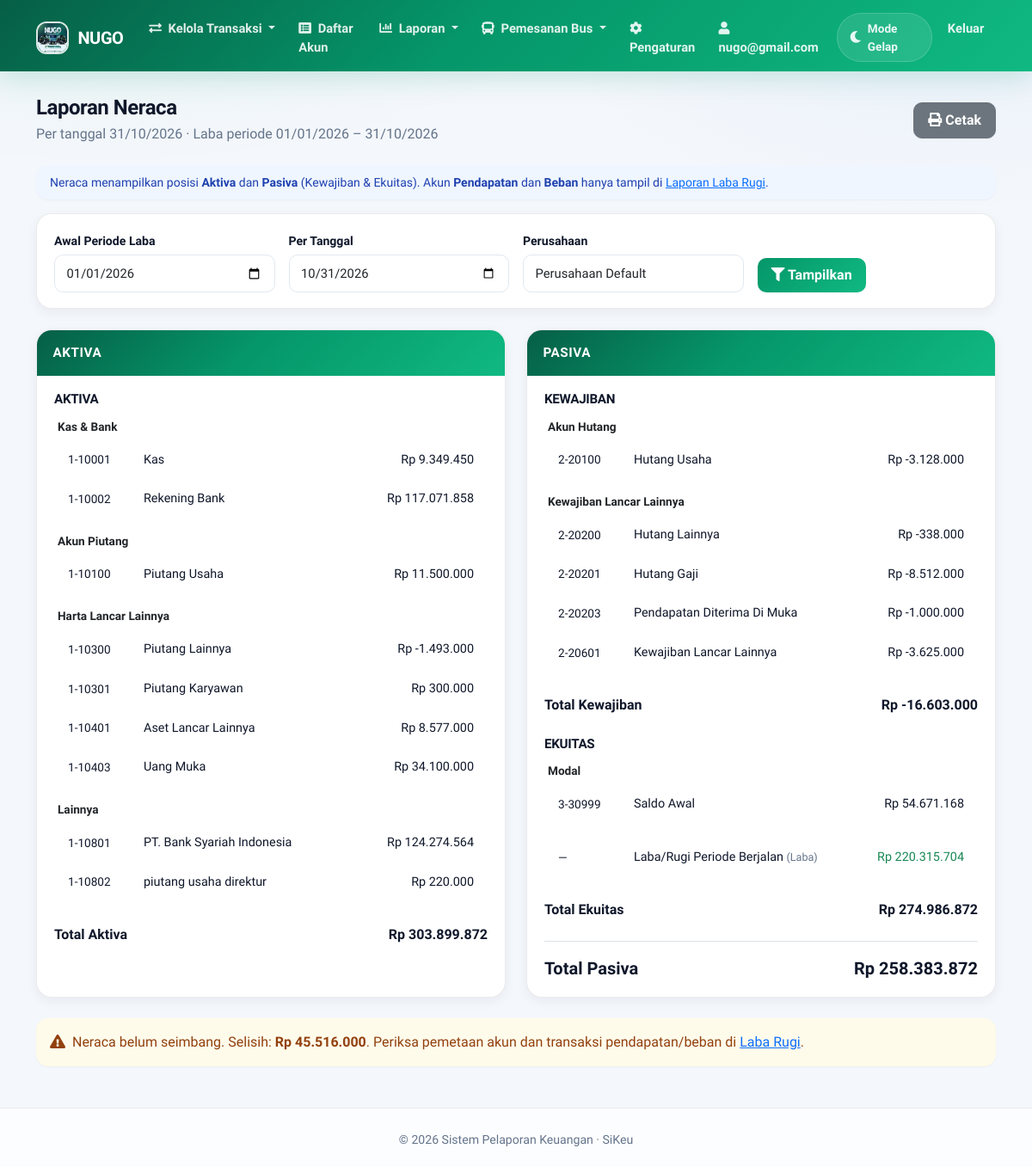
/laporan/neraca.php (signed in), run on an earlier commit of the app's database.
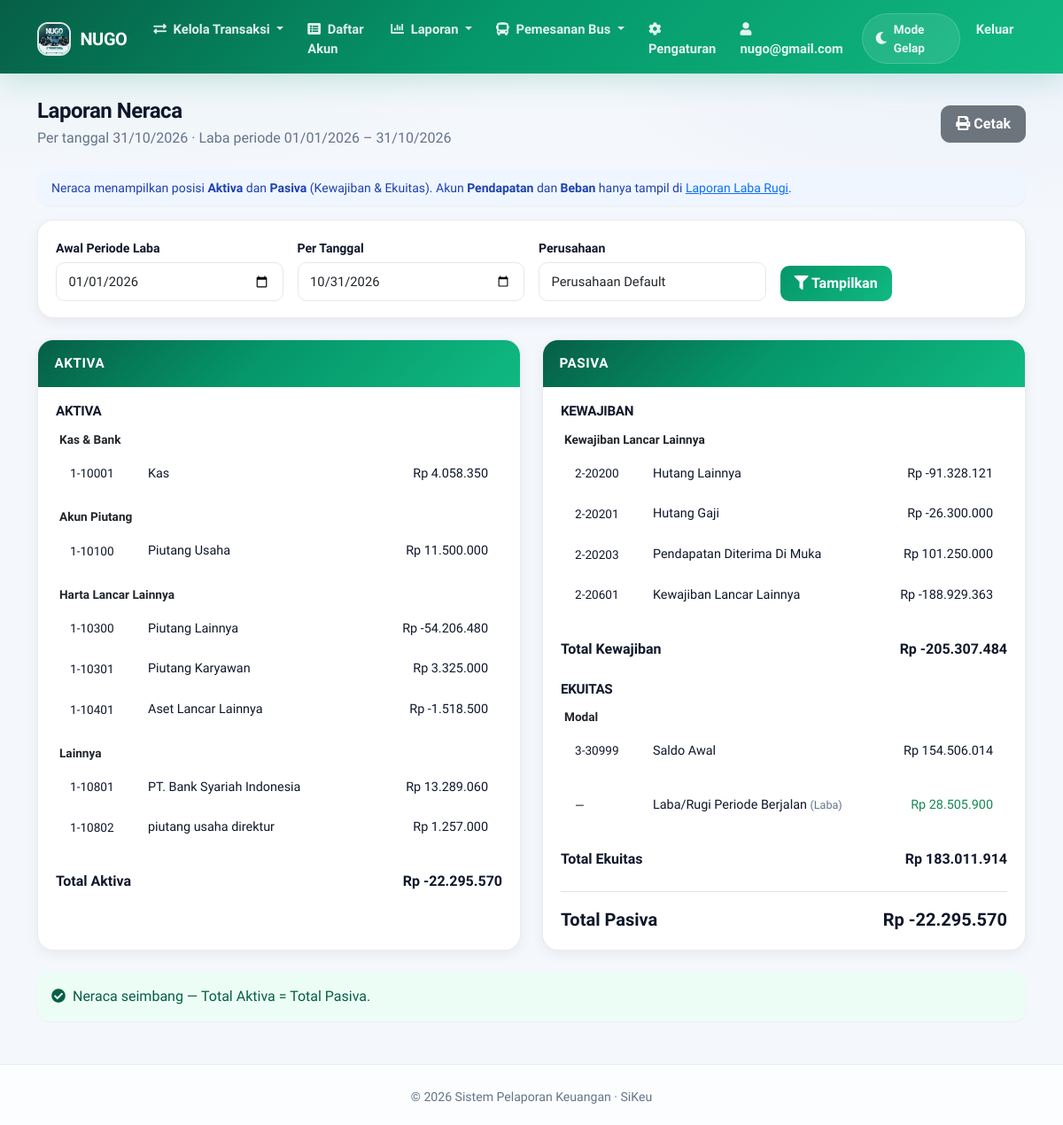
And on a later commit of the database.
### tables this page shows
CREATE TABLE `akun` (
  `id` int(11) NOT NULL,
  `kode_akun` varchar(10) NOT NULL,
  `nama_akun` varchar(100) NOT NULL,
  `kategori` enum('aktiva','pasiva','modal','pendapatan','beban') NOT NULL,
  `sub_kategori` varchar(250) NOT NULL,
  `tipe_akun` enum('debit','kredit') NOT NULL,
  `saldo` decimal(15,2) NOT NULL,
  `deskripsi` text DEFAULT NULL,
  `created_at` timestamp NOT NULL DEFAULT current_timestamp(),
  `id_perusahaan` int(11) DEFAULT NULL
);

### config/functions.php (called while the page is built, shortened)
<?php
function formatRupiah($angka)
{
    return 'Rp ' . number_format($angka, 0, ',', '.');
}
function getLabaRugiPeriode($db, $tanggal_awal, $tanggal_akhir, $id_perusahaan)
{
    $sql_mutasi = "SELECT
        a.kode_akun,
        a.nama_akun,
        a.kategori,
        COALESCE(SUM(
            CASE
                WHEN a.tipe_akun = 'debit' THEN
                    CASE WHEN t.id_akun_debit = a.id THEN t.jumlah ELSE 0 END -
                    CASE WHEN t.id_akun_kredit = a.id THEN t.jumlah ELSE 0 END
                ELSE
                    CASE WHEN t.id_akun_kredit = a.id THEN t.jumlah ELSE 0 END -
                    CASE WHEN t.id_akun_debit = a.id THEN t.jumlah ELSE 0 END
            END
        ), 0) AS jumlah
    FROM akun a
    LEFT JOIN transaksi t ON (a.id = t.id_akun_debit OR a.id = t.id_akun_kredit)
        AND t.tanggal BETWEEN ? AND ?
        AND t.id_perusahaan = ?
    WHERE a.kategori IN ('pendapatan', 'beban')
      AND a.id_perusahaan = ?
    GROUP BY a.id, a.kode_akun, a.nama_akun, a.kategori
    ORDER BY a.kode_akun ASC";
    $stmt = $db->prepare($sql_mutasi);
    $stmt->execute([$tanggal_awal, $tanggal_akhir, $id_perusahaan, $id_perusahaan]);
    $rows = $stmt->fetchAll(PDO::FETCH_ASSOC);
    $data_pendapatan = [];
    $data_beban = [];
    foreach ($rows as $row) {
        if (abs((float) $row['jumlah']) < 0.005) {
            continue;
        }
        $item = [
            'kode_akun' => $row['kode_akun'],
            'nama_akun' => $row['nama_akun'],
            'jumlah' => (float) $row['jumlah'],
        ];
        if ($row['kategori'] === 'pendapatan') {
            $data_pendapatan[] = $item;
        } else {
            $data_beban[] = $item;
        }
    }
    $total_pendapatan = array_sum(array_column($data_pendapatan, 'jumlah'));
    $total_beban = array_sum(array_column($data_beban, 'jumlah'));
    return [
        'pendapatan' => $data_pendapatan,
        'beban' => $data_beban,
        'total_pendapatan' => $total_pendapatan,
        'total_beban' => $total_beban,
        'laba_bersih' => $total_pendapatan - $total_beban,
    ];
}
function groupAkunBySubKategori(array $accounts)
{
    $grouped = [];
    foreach ($accounts as $account) {
        $sub = $account['sub_kategori'] ?: 'Lainnya';
        $grouped[$sub][] = $account;
    }
    return $grouped;
}
function getNeracaData($db, $tanggal_akhir, $id_perusahaan, $tanggal_awal_laba = null)
{
    $sql = "SELECT
                a.id,
                a.kode_akun,
                a.nama_akun,
                a.kategori,
                a.sub_kategori,
                a.tipe_akun,
                COALESCE(SUM(CASE WHEN t.id_akun_debit = a.id THEN t.jumlah ELSE 0 END), 0) AS total_debit,
                COALESCE(SUM(CASE WHEN t.id_akun_kredit = a.id THEN t.jumlah ELSE 0 END), 0) AS total_kredit
            FROM akun a
            LEFT JOIN transaksi t ON (a.id = t.id_akun_debit OR a.id = t.id_akun_kredit)
                AND t.tanggal <= ?
                AND t.id_perusahaan = ?
            WHERE a.id_perusahaan = ?
              AND a.kategori IN ('aktiva', 'pasiva', 'modal')
            GROUP BY a.id, a.kode_akun, a.nama_akun, a.kategori, a.sub_kategori, a.tipe_akun
            ORDER BY a.kode_akun ASC";
    $stmt = $db->prepare($sql);
    $stmt->execute([$tanggal_akhir, $id_perusahaan, $id_perusahaan]);
    $rows = $stmt->fetchAll(PDO::FETCH_ASSOC);
    $aktiva = [];
    $kewajiban = [];
    $ekuitas = [];
    foreach ($rows as $row) {
        $saldo = hitungMutasiAkun($row['total_debit'], $row['total_kredit'], $row['tipe_akun']);
        if (abs($saldo) < 0.005) {
            continue;
        }
        $item = [
            'kode_akun' => $row['kode_akun'],
            'nama_akun' => $row['nama_akun'],
            'sub_kategori' => $row['sub_kategori'],
            'saldo' => $saldo,
        ];
        if ($row['kategori'] === 'aktiva') {
            $aktiva[] = $item;
        } elseif ($row['kategori'] === 'pasiva') {
            $kewajiban[] = $item;
        } else {
            $ekuitas[] = $item;
        }
    }
    $laba_rugi = getLabaRugiPeriode($db, $tanggal_awal_laba, $tanggal_akhir, $id_perusahaan);
    $laba_bersih = $laba_rugi['laba_bersih'];
    $total_aktiva = array_sum(array_column($aktiva, 'saldo'));
    $total_kewajiban = array_sum(array_column($kewajiban, 'saldo'));
    $total_ekuitas_akun = array_sum(array_column($ekuitas, 'saldo'));
    $total_ekuitas = $total_ekuitas_akun + $laba_bersih;
    $total_pasiva = $total_kewajiban + $total_ekuitas;
    return [
        'aktiva' => $aktiva,
        'aktiva_grouped' => groupAkunBySubKategori($aktiva),
        'kewajiban' => $kewajiban,
        'kewajiban_grouped' => groupAkunBySubKategori($kewajiban),
        'ekuitas' => $ekuitas,
        'ekuitas_grouped' => groupAkunBySubKategori($ekuitas),
        'laba_bersih' => $laba_bersih,
        'tanggal_awal_laba' => $tanggal_awal_laba,
        'total_aktiva' => $total_aktiva,
        'total_kewajiban' => $total_kewajiban,
        'total_ekuitas_akun' => $total_ekuitas_akun,
        'total_ekuitas' => $total_ekuitas,
        'total_pasiva' => $total_pasiva,
        'seimbang' => abs($total_aktiva - $total_pasiva) < 0.01,
    ];
}
function hitungMutasiAkun($total_debit, $total_kredit, $tipe_akun)
{
    $total_debit = (float)$total_debit;
    $total_kredit = (float)$total_kredit;
    if ($tipe_akun === 'debit') {
        return $total_debit - $total_kredit;
    }
    return $total_kredit - $total_debit;
}

### laporan/neraca.php (the view, shortened to what the changed rows need)
<?php
require_once '../config/database.php';
require_once '../config/functions.php';
$tanggal_awal = isset($_GET['tanggal_awal']) ? $_GET['tanggal_awal'] : date('Y-01-01');
$tanggal_akhir = isset($_GET['tanggal_akhir']) ? $_GET['tanggal_akhir'] : date('Y-m-t');
$stmt_company = $db->prepare("SELECT default_company FROM users WHERE id = ?");
$stmt_company->execute([$_SESSION['user_id']]);
$user_data = $stmt_company->fetch();
$id_perusahaan = $user_data['default_company'];
$filter_perusahaan = $id_perusahaan;
$neraca = getNeracaData($db, $tanggal_akhir, $filter_perusahaan, $tanggal_awal);
include '../templates/header.php';
function renderNeracaGroup($title, $groups, $total_label, $total_value)
{
    ?>
    <div class="neraca-section mb-4">
        <?php if (empty($groups)): ?>
            <p class="text-muted small mb-2">Tidak ada saldo.</p>
        <?php else: ?>
            <?php foreach ($groups as $sub_kategori => $accounts): ?>
                <div class="neraca-subgroup mb-3">
                    <div class="neraca-subgroup-title"><?= htmlspecialchars($sub_kategori) ?></div>
                    <table class="table table-sm table-borderless neraca-table mb-0">
                        <tbody>
                            <?php foreach ($accounts as $account): ?>
                                <tr>
                                    <td class="neraca-kode"><?= htmlspecialchars($account['kode_akun']) ?></td>
                                    <td><?= htmlspecialchars($account['nama_akun']) ?></td>
                                    <td class="text-end"><?= formatRupiah($account['saldo']) ?></td>
                                </tr>
                            <?php endforeach; ?>
                        </tbody>
                    </table>
                </div>
            <?php endforeach; ?>
        <?php endif; ?>
        <div class="neraca-total-row d-flex justify-content-between fw-bold">
            <span><?= htmlspecialchars($total_label) ?></span>
            <span><?= formatRupiah($total_value) ?></span>
        </div>
    </div>
    <?php
}
?>
<div class="container mt-4">
    <div class="d-flex justify-content-between align-items-center mb-4">
        <div>
            <h2 class="mb-1">Laporan Neraca</h2>
        </div>
        <button onclick="window.print()" class="btn btn-secondary">
        </button>
    </div>
    <div class="alert alert-info py-2">
        <small>
        </small>
    </div>
    <div class="card mb-4">
        <div class="card-body">
        </div>
    </div>
    <div class="row g-4">
        <div class="col-lg-6">
            <div class="card h-100 neraca-card">
                <div class="card-body">
                    <?php renderNeracaGroup('Aktiva', $neraca['aktiva_grouped'], 'Total Aktiva', $neraca['total_aktiva']); ?>
                </div>
            </div>
        </div>
        <div class="col-lg-6">
            <div class="card h-100 neraca-card">
                <div class="card-body">
                    <div class="neraca-section mb-4">
                        <?php if (!empty($neraca['ekuitas_grouped'])): ?>
                            <?php foreach ($neraca['ekuitas_grouped'] as $sub_kategori => $accounts): ?>
                                <div class="neraca-subgroup mb-3">
                                    <div class="neraca-subgroup-title"><?= htmlspecialchars($sub_kategori) ?></div>
                                    <table class="table table-sm table-borderless neraca-table mb-0">
                                        <tbody>
                                            <?php foreach ($accounts as $account): ?>
                                                <tr>
                                                    <td class="neraca-kode"><?= htmlspecialchars($account['kode_akun']) ?></td>
                                                    <td><?= htmlspecialchars($account['nama_akun']) ?></td>
                                                    <td class="text-end"><?= formatRupiah($account['saldo']) ?></td>
                                                </tr>
                                            <?php endforeach; ?>
                                        </tbody>
                                    </table>
                                </div>
                            <?php endforeach; ?>
                        <?php endif; ?>
                        <?php if ($neraca['laba_bersih'] != 0): ?>
                            <table class="table table-sm table-borderless neraca-table mb-3">
                                <tbody>
                                    <tr>
                                        <td class="neraca-kode">—</td>
                                        <td>
                                            Laba/Rugi Periode Berjalan
                                            <span class="text-muted small">(<?= $neraca['laba_bersih'] >= 0 ? 'Laba' : 'Rugi' ?>)</span>
                                        </td>
                                        <td class="text-end <?= $neraca['laba_bersih'] >= 0 ? 'text-success' : 'text-danger' ?>">
                                            <?= formatRupiah($neraca['laba_bersih']) ?>
                                        </td>
                                    </tr>
                                </tbody>
                            </table>
                        <?php endif; ?>
                        <div class="neraca-total-row d-flex justify-content-between fw-bold">
                            <span>Total Ekuitas</span>
                            <span><?= formatRupiah($neraca['total_ekuitas']) ?></span>
                        </div>
                    </div>
                    <div class="neraca-total-row d-flex justify-content-between fw-bold fs-5 border-top pt-3">
                        <span>Total Pasiva</span>
                        <span><?= formatRupiah($neraca['total_pasiva']) ?></span>
                    </div>
                </div>
            </div>
        </div>
    </div>
    <?php if (!$neraca['seimbang']): ?>
        <div class="alert alert-warning mt-4">
            <i class="fas fa-exclamation-triangle me-1"></i>
            Neraca belum seimbang. Selisih:
            <strong><?= formatRupiah(abs($neraca['total_aktiva'] - $neraca['total_pasiva'])) ?></strong>.
            Periksa pemetaan akun dan transaksi pendapatan/beban di
            <a href="laba-rugi.php">Laba Rugi</a>.
        </div>
    <?php else: ?>
        <div class="alert alert-success mt-4 mb-0">
            <i class="fas fa-check-circle me-1"></i> Neraca seimbang — Total Aktiva = Total Pasiva.
        </div>
    <?php endif; ?>
</div>
<?php include '../templates/footer.php'; ?>

What changed in the data, as far as the page shows it:
no longer on this page (row unchanged): akun: kode_akun "1-10002", nama_akun "Rekening Bank", saldo "Rp 117.071.858", shown under "Kas & Bank"
no longer on this page (row unchanged): akun: kode_akun "1-10403", nama_akun "Uang Muka", saldo "Rp 34.100.000", shown under "Harta Lancar Lainnya"
no longer on this page (row unchanged): akun: kode_akun "2-20100", nama_akun "Hutang Usaha", saldo "Rp -3.128.000", shown under "Akun Hutang"
changed akun "Kas": saldo "Rp 9.349.450" → "Rp 4.058.350"
changed akun "Piutang Lainnya": saldo "Rp -1.493.000" → "Rp -54.206.480"
changed akun "Piutang Karyawan": saldo "Rp 300.000" → "Rp 3.325.000"
changed akun "Aset Lancar Lainnya": saldo "Rp 8.577.000" → "Rp -1.518.500"
changed akun "PT. Bank Syariah Indonesia": saldo "Rp 124.274.564" → "Rp 13.289.060"
changed akun "piutang usaha direktur": saldo "Rp 220.000" → "Rp 1.257.000"
changed akun "Hutang Lainnya": saldo "Rp -338.000" → "Rp -91.328.121"
changed akun "Hutang Gaji": saldo "Rp -8.512.000" → "Rp -26.300.000"
changed akun "Pendapatan Diterima Di Muka": saldo "Rp -1.000.000" → "Rp 101.250.000"
changed akun "Kewajiban Lancar Lainnya": saldo "Rp -3.625.000" → "Rp -188.929.363"
computed for akun "Saldo Awal": saldo "Rp 54.671.168" → "Rp 154.506.014"
Also different on the page:
formatRupiah($total_value): "Rp 303.899.872 Rp -16.603.000" → "Rp -22.295.570 Rp -205.307.484"
formatRupiah($neraca['laba_bersih']): "Rp 220.315.704" → "Rp 28.505.900"
formatRupiah($neraca['total_ekuitas']): "Rp 274.986.872" → "Rp 183.011.914"
formatRupiah($neraca['total_pasiva']): "Rp 258.383.872" → "Rp -22.295.570"
formatRupiah(abs($neraca['total_aktiva'] - $neraca['total_pasiva'])): "Rp 45.516.000" → (not shown)
text no longer shown: "Neraca belum seimbang. Selisih: . Periksa pemetaan akun dan transaksi pendapatan/beban di Laba Rugi ."
text now shown: "Neraca seimbang — Total Aktiva = Total Pasiva."
list line gone: "Akun Hutang"
